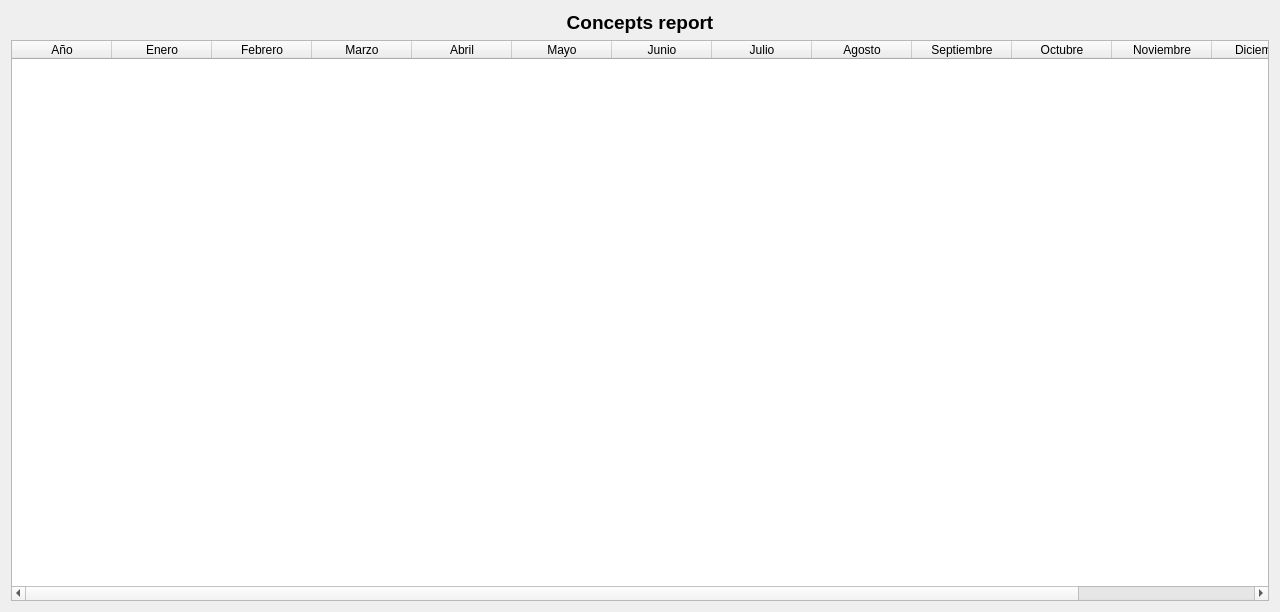
<?xml version="1.0" encoding="UTF-8"?>
<ui version="4.0">
 <class>frmConceptsHistorical</class>
 <widget class="QDialog" name="frmConceptsHistorical">
  <property name="geometry">
   <rect>
    <x>0</x>
    <y>0</y>
    <width>1280</width>
    <height>612</height>
   </rect>
  </property>
  <property name="windowTitle">
   <string>Historical concepts report</string>
  </property>
  <property name="windowIcon">
   <iconset resource="../images/xulpymoney.qrc">
    <normaloff>:/xulpymoney/history.png</normaloff>:/xulpymoney/history.png</iconset>
  </property>
  <layout class="QHBoxLayout" name="horizontalLayout">
   <item>
    <layout class="QVBoxLayout" name="verticalLayout">
     <item>
      <widget class="QLabel" name="lbl">
       <property name="font">
        <font>
         <pointsize>14</pointsize>
         <weight>75</weight>
         <bold>true</bold>
        </font>
       </property>
       <property name="text">
        <string>Concepts report</string>
       </property>
       <property name="alignment">
        <set>Qt::AlignCenter</set>
       </property>
      </widget>
     </item>
     <item>
      <widget class="myQTableWidget" name="table">
       <property name="toolTip">
        <string>Estos datos se han calculado con la última cotización
del mes anterior y la última cotización del mes 
correspondiente en la tabla</string>
       </property>
       <attribute name="verticalHeaderVisible">
        <bool>false</bool>
       </attribute>
       <column>
        <property name="text">
         <string>Año</string>
        </property>
       </column>
       <column>
        <property name="text">
         <string>Enero</string>
        </property>
       </column>
       <column>
        <property name="text">
         <string>Febrero</string>
        </property>
       </column>
       <column>
        <property name="text">
         <string>Marzo</string>
        </property>
       </column>
       <column>
        <property name="text">
         <string>Abril</string>
        </property>
       </column>
       <column>
        <property name="text">
         <string>Mayo</string>
        </property>
       </column>
       <column>
        <property name="text">
         <string>Junio</string>
        </property>
       </column>
       <column>
        <property name="text">
         <string>Julio</string>
        </property>
       </column>
       <column>
        <property name="text">
         <string>Agosto</string>
        </property>
       </column>
       <column>
        <property name="text">
         <string>Septiembre</string>
        </property>
       </column>
       <column>
        <property name="text">
         <string>Octubre</string>
        </property>
       </column>
       <column>
        <property name="text">
         <string>Noviembre</string>
        </property>
       </column>
       <column>
        <property name="text">
         <string>Diciembre</string>
        </property>
       </column>
       <column>
        <property name="text">
         <string>Total</string>
        </property>
       </column>
      </widget>
     </item>
    </layout>
   </item>
  </layout>
 </widget>
 <customwidgets>
  <customwidget>
   <class>myQTableWidget</class>
   <extends>QTableWidget</extends>
   <header location="global">myqtablewidget</header>
  </customwidget>
 </customwidgets>
 <resources>
  <include location="../images/xulpymoney.qrc"/>
 </resources>
 <connections/>
</ui>
